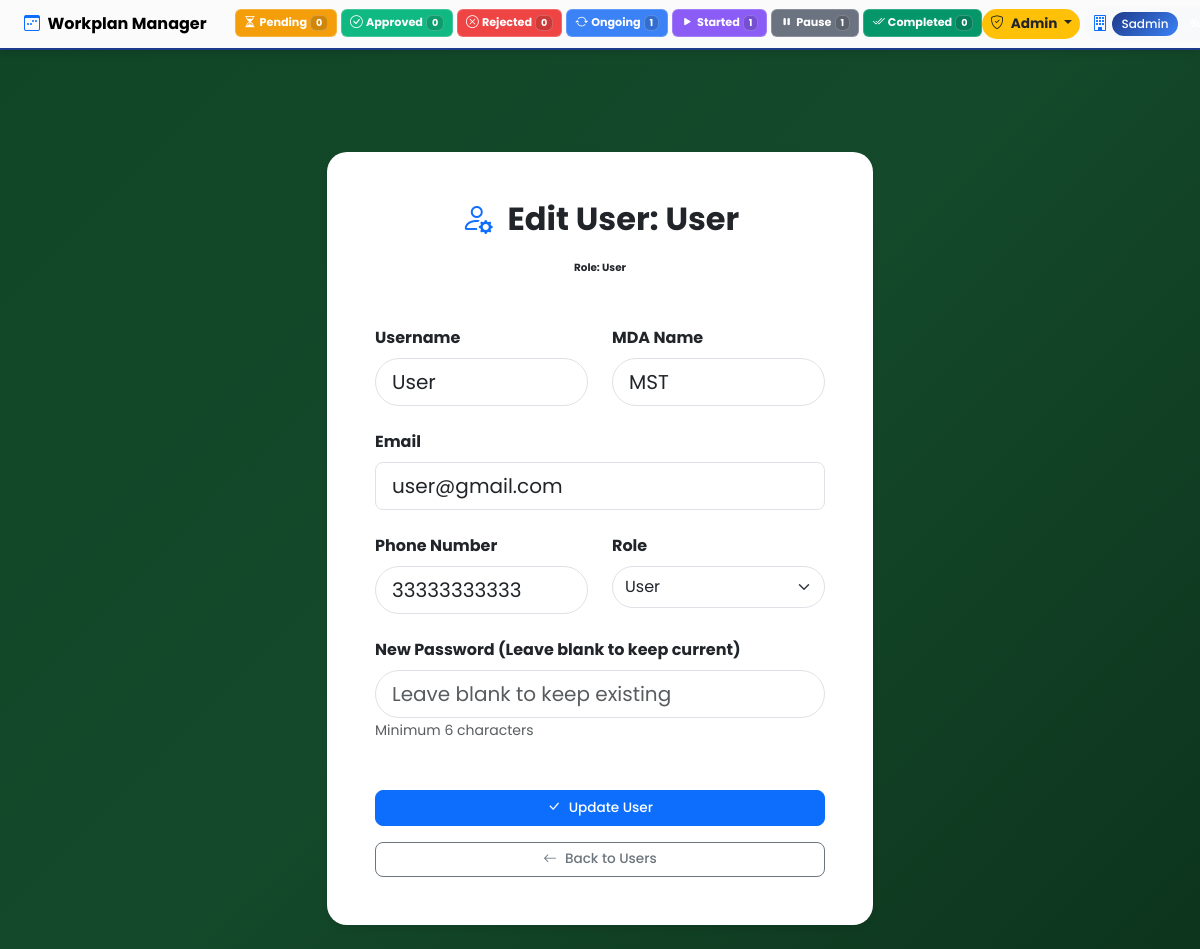
Page /users/edit/3 (signed in) on the committed database.
### models.py (models this page shows, shortened)
class User(UserMixin, db.Model):
    id = db.Column(db.Integer, primary_key=True)
    created_at = db.Column(db.DateTime, default=datetime.utcnow, nullable=False)
    username = db.Column(db.String(80), unique=True, nullable=False)
    mda_name = db.Column(db.String(100), nullable=False)
    email = db.Column(db.String(120), unique=True, nullable=False)
    phone = db.Column(db.String(20))
    password_hash = db.Column(db.Text, nullable=False)
    role = db.Column(db.String(20), default='User')
    workplans = db.relationship('Workplan',
                               foreign_keys='Workplan.created_by',
                               backref='user',
                               lazy=True,
                               cascade='all, delete-orphan')
    approved_workplans = db.relationship('Workplan',
                                        foreign_keys='Workplan.approved_by',
                                        backref='approver',
                                        lazy=True)
    uploaded_evidence = db.relationship('Evidence',
                                       foreign_keys='Evidence.uploaded_by',
                                       backref='uploader',
                                       lazy=True)
    audit_logs = db.relationship('AuditLog',
                                foreign_keys='AuditLog.user_id',
                                backref='user',
                                lazy=True)
    def is_admin(self):
        return self.role in ['Admin', 'Superadmin']
    def is_superadmin(self):
        return self.role == 'Superadmin'

### app.py (the view, shortened to what this page needs)
@app.route('/users/edit/<int:id>', methods=['GET', 'POST'])
@login_required
def edit_user(id):
    if not current_user.is_superadmin():
        flash('Access denied!', 'danger')
        return redirect(url_for('users_list'))
    user = User.query.get_or_404(id)
    if user.id == current_user.id:
        flash('Cannot edit your own account!', 'danger')
        return redirect(url_for('users_list'))
    form = EditUserForm(obj=user)
    status_counts = {
        'pending': Workplan.query.filter_by(status='Pending').count(),
        'approved': Workplan.query.filter_by(status='Approved').count(),
        'rejected': Workplan.query.filter_by(status='Rejected').count(),
        'ongoing': Workplan.query.filter_by(status='Ongoing').count(),
        'completed': Workplan.query.filter_by(status='Completed').count(),
        'started': Workplan.query.filter_by(status='Started').count(),
        'pause': Workplan.query.filter_by(status='Pause').count()
    }
    return render_template('edit_user.html', form=form, user=user, status_counts=status_counts)

### app.py
class EditUserForm(FlaskForm):
    username = StringField('Username', validators=[DataRequired()])
    mda_name = StringField('MDA Name', validators=[DataRequired()])
    email = EmailField('Email', validators=[DataRequired(), Email()])
    phone = TelField('Phone Number', validators=[DataRequired()])
    password = PasswordField('New Password', validators=[Optional()])
    confirm_password = PasswordField('Confirm Password', validators=[Optional(), EqualTo('password')])
    role = SelectField('Role', choices=[('User', 'User'), ('Admin', 'Admin'), ('Superadmin', 'Superadmin')], default='User')

### app.py (called while the page is built)
@app.context_processor
def inject_csrf_token():
    from flask_wtf.csrf import generate_csrf
    return dict(csrf_token=generate_csrf)

@login_manager.user_loader
def load_user(user_id):
    return db.session.get(User, int(user_id))

@app.before_request
def before_request():
    public_routes = ['login', 'register', 'static']
    if request.endpoint in public_routes:
        return
    if current_user.is_authenticated:
        session['_fresh'] = session.get('_fresh', False)

### templates/edit_user.html (shortened to what this page needs)
{% extends 'base.html' %}
{% block content %}
<div class="row justify-content-center">
    <div class="col-md-8 col-lg-6">
        <div class="workplan-card p-5">
            <div class="text-center mb-5">
                <h2 class="fw-bold mb-3">
                    <i class="bi bi-person-gear text-primary me-2"></i>
                    Edit User: {{ user.username }}
                </h2>
                <div class="role-{{ user.role|lower }} px-4 py-2 rounded-pill d-inline-block">
                    <strong>Role: {{ user.role }}</strong>
                </div>
            </div>
            <form method="POST">
                <div class="row g-4">
                    <div class="col-md-6">
                        {{ form.username.label(class="form-label fw-bold") }}
                        {{ form.username(class="form-control form-control-lg rounded-pill", placeholder="Enter username") }}
                    </div>
                    <div class="col-md-6">
                        {{ form.mda_name.label(class="form-label fw-bold") }}
                        {{ form.mda_name(class="form-control form-control-lg rounded-pill", placeholder="Ministry/Agency") }}
                    </div>
                    <div class="col-12">
                        {{ form.email.label(class="form-label fw-bold") }}
                        {{ form.email(class="form-control form-control-lg rounded-3", placeholder="user@edostate.gov.ng") }}
                    </div>
                    <div class="col-md-6">
                        {{ form.phone.label(class="form-label fw-bold") }}
                        {{ form.phone(class="form-control form-control-lg rounded-pill", placeholder="+234 123 456 7890") }}
                    </div>
                    <div class="col-md-6">
                        {{ form.role.label(class="form-label fw-bold") }}
                        {{ form.role(class="form-select form-control-lg rounded-pill") }}
                    </div>
                    <div class="col-12">
                        <label class="form-label fw-bold">New Password (Leave blank to keep current)</label>
                        {{ form.password(class="form-control form-control-lg rounded-pill", placeholder="Leave blank to keep existing") }}
                        <small class="text-muted">Minimum 6 characters</small>
                    </div>
                </div>
                <div class="d-grid gap-3 mt-5">
                    <button type="submit" class="btn btn-primary btn-modern btn-lg">
                        <i class="bi bi-check-lg me-2"></i>Update User
                    </button>
                    <a href="{{ url_for('users_list') }}" class="btn btn-outline-secondary btn-modern">
                        <i class="bi bi-arrow-left me-2"></i>Back to Users
                    </a>
                </div>
            </form>
        </div>
    </div>
</div>
{% endblock %}

### templates/base.html (shortened to what this page needs)
<!DOCTYPE html>
<html lang="en">
<head>
    <link href="https://cdn.jsdelivr.net/npm/bootstrap@5.3.2/dist/css/bootstrap.min.css" rel="stylesheet">
    <link href="https://cdn.jsdelivr.net/npm/bootstrap-icons@1.11.1/font/bootstrap-icons.css" rel="stylesheet">
</head>
<body>
    <nav class="navbar navbar-expand-lg navbar-light fixed-top">
        <div class="container-fluid px-2">
            <a class="navbar-brand fw-bold" href="
                {% if current_user.is_authenticated %}
                    {% if current_user.is_admin() %}
                        {{ url_for('users_list') }}
                    {% else %}
                        {{ url_for('user_projects', user_id=current_user.id) }}
                    {% endif %}
                {% else %}
                    {{ url_for('login') }}
                {% endif %}
            ">
                <i class="bi bi-calendar3-week text-primary me-1"></i>
                <span>Workplan Manager</span>
            </a>
            <div class="collapse navbar-collapse" id="navbarMain">
                {% if current_user.is_authenticated %}
                    <div class="navbar-stats-container me-auto">
                        <div class="navbar-stats">
                            <a href="?status=Pending" class="badge text-white badge-bg-pending text-decoration-none {% if request.args.get('status') == 'Pending' %}active{% endif %}">
                                <i class="bi bi-hourglass-split"></i>
                                <span class="d-none d-sm-inline">Pending</span>
                                <span class="badge bg-light text-dark">{{ status_counts.pending or 0 }}</span>
                            </a>
                            <a href="?status=Approved" class="badge text-white badge-bg-approved text-decoration-none {% if request.args.get('status') == 'Approved' %}active{% endif %}">
                                <i class="bi bi-check-circle"></i>
                                <span class="d-none d-sm-inline">Approved</span>
                                <span class="badge bg-light text-dark">{{ status_counts.approved or 0 }}</span>
                            </a>
                            <a href="?status=Rejected" class="badge text-white badge-bg-rejected text-decoration-none {% if request.args.get('status') == 'Rejected' %}active{% endif %}">
                                <i class="bi bi-x-circle"></i>
                                <span class="d-none d-sm-inline">Rejected</span>
                                <span class="badge bg-light text-dark">{{ status_counts.rejected or 0 }}</span>
                            </a>
                            <a href="?status=Ongoing" class="badge text-white badge-bg-ongoing text-decoration-none {% if request.args.get('status') == 'Ongoing' %}active{% endif %}">
                                <i class="bi bi-arrow-repeat"></i>
                                <span class="d-none d-sm-inline">Ongoing</span>
                                <span class="badge bg-light text-dark">{{ status_counts.ongoing or 0 }}</span>
                            </a>
                            <a href="?status=Started" class="badge text-white badge-bg-started text-decoration-none {% if request.args.get('status') == 'Started' %}active{% endif %}">
                                <i class="bi bi-play-fill"></i>
                                <span class="d-none d-sm-inline">Started</span>
                                <span class="badge bg-light text-dark">{{ status_counts.started or 0 }}</span>
                            </a>
                            <a href="?status=Pause" class="badge text-white badge-bg-pause text-decoration-none {% if request.args.get('status') == 'Pause' %}active{% endif %}">
                                <i class="bi bi-pause-fill"></i>
                                <span class="d-none d-sm-inline">Pause</span>
                                <span class="badge bg-light text-dark">{{ status_counts.pause or 0 }}</span>
                            </a>
                            <a href="?status=Completed" class="badge text-white badge-bg-completed text-decoration-none {% if request.args.get('status') == 'Completed' %}active{% endif %}">
                                <i class="bi bi-check2-all"></i>
                                <span class="d-none d-sm-inline">Completed</span>
                                <span class="badge bg-light text-dark">{{ status_counts.completed or 0 }}</span>
                            </a>
                        </div>
                    </div>
                    <ul class="navbar-nav ms-auto align-items-center">
                        {% if current_user.is_admin() or current_user.is_superadmin() %}
                        <li class="nav-item dropdown position-relative me-1">
                            <a class="nav-link dropdown-toggle fw-bold px-2 py-1 rounded-pill bg-warning text-dark" href="#" role="button" data-bs-toggle="dropdown">
                                <i class="bi bi-shield-check me-1"></i>
                                <span class="d-none d-md-inline">Admin</span>
                            </a>
                        </li>
                        {% endif %}
                        <li class="nav-item dropdown">
                            <a class="nav-link dropdown-toggle d-flex align-items-center px-2 py-1 rounded-pill bg-light" href="#" role="button" data-bs-toggle="dropdown">
                                <i class="bi bi-building fs-6 me-1 text-primary"></i>
                                <span class="mda-badge me-1">{{ current_user.mda_name }}</span>
                                <span class="badge ms-1 role-{{ current_user.role|lower }}">{{ current_user.role }}</span>
                            </a>
                        </li>
                    </ul>
                {% else %}
                    <ul class="navbar-nav ms-auto">
                        <li class="nav-item"><a class="nav-link" href="{{ url_for('login') }}">Login</a></li>
                        <li class="nav-item"><a class="nav-link btn btn-primary btn-modern px-3 text-white" href="{{ url_for('register') }}">Register</a></li>
                    </ul>
                {% endif %}
            </div>
        </div>
    </nav>
    <div class="container mt-5 pt-3">
    </div>
    <div class="main-content">
        <div class="container">
            {% block content %}{% endblock %}
        </div>
    </div>
</body>
</html>

### templates/base.html (style rules this page uses)
:root { --primary: #1e3a8a; --secondary: #0f172a; --accent: #3b82f6; --success: #10b981; --warning: #f59e0b; --danger: #ef4444; --info: #0dcaf0; --light-bg: #f8fafc; --card-shadow: 0 4px 6px -1px rgba(0, 0,0, 0.1); }
body { background: linear-gradient(135deg, #104526 0%, #144a2b 50%, #0d341d 100%); min-height: 100vh; font-family: 'Poppins', 'Segoe UI', Tahoma, Geneva, Verdana, sans-serif; }
.navbar { background: rgba(255,255,255,0.98) !important; backdrop-filter: blur(10px); box-shadow: var(--card-shadow); padding: 0.25rem 0.5rem !important; min-height: 50px !important; border-bottom: 2px solid var(--primary); }
.navbar-brand { padding: 0.25rem 0.5rem !important; font-size: 1rem !important; font-weight: 600; white-space: nowrap; }
.nav-link { padding: 0.35rem 0.5rem !important; font-weight: 500; font-size: 0.85rem; }
.dropdown-toggle { padding: 0.3rem 0.5rem !important; }
.btn-modern { border-radius: 8px; padding: 0.4rem 0.8rem !important; font-size: 0.85rem !important; font-weight: 500; }
.role-user, .role-admin, .role-superadmin { font-size: 0.65rem !important; padding: 0.2em 0.4em !important; }
.main-content { margin-top: 4rem; padding: 1.5rem 0; }
.workplan-card { background: white; border-radius: 20px; box-shadow: var(--card-shadow); border: none; overflow: hidden; transition: all 0.3s ease; }
.navbar-stats-container { max-width: 100%; overflow-x: auto; overflow-y: hidden; -webkit-overflow-scrolling: touch; scrollbar-width: thin; padding-bottom: 2px; margin: 0 0.25rem; }
.navbar-stats { display: flex; gap: 0.25rem; align-items: center; flex-wrap: nowrap; }
.navbar-stats .badge { font-size: 0.7rem; padding: 0.3rem 0.5rem; cursor: pointer; transition: all 0.2s ease; white-space: nowrap; border: 1px solid rgba(255,255,255,0.2); display: inline-flex; align-items: center; }
.navbar-stats .badge i { font-size: 0.8rem; margin-right: 0.2rem; }
.navbar-stats .badge .badge { background: rgba(0,0,0,0.15) !important; color: white !important; font-size: 0.6rem; padding: 0.15rem 0.3rem; margin-left: 0.2rem; }
.badge-bg-pending { background-color: #f59e0b; }
.badge-bg-approved { background-color: #10b981; }
.badge-bg-rejected { background-color: #ef4444; }
.badge-bg-ongoing { background-color: #3b82f6; }
.badge-bg-started { background-color: #8b5cf6; }
.badge-bg-pause { background-color: #6b7280; }
.badge-bg-completed { background-color: #059669; }
.mda-badge { background: linear-gradient(135deg, var(--primary), var(--accent)); color: white; padding: 0.2rem 0.6rem; border-radius: 50px; font-weight: 500; font-size: 0.75rem; white-space: nowrap; max-width: 120px; overflow: hidden; text-overflow: ellipsis; }

### rows in the picture
User: mda_name "Sadmin"
User: username "User", role "User", mda_name "MST", email "user@gmail.com", phone "33333333333"

### other values in the picture
{{ status_counts.pending or 0 }} "0"
{{ status_counts.approved or 0 }} "0"
{{ status_counts.rejected or 0 }} "0"
{{ status_counts.ongoing or 0 }} "1"
{{ status_counts.started or 0 }} "1"
{{ status_counts.pause or 0 }} "1"
{{ status_counts.completed or 0 }} "0"
